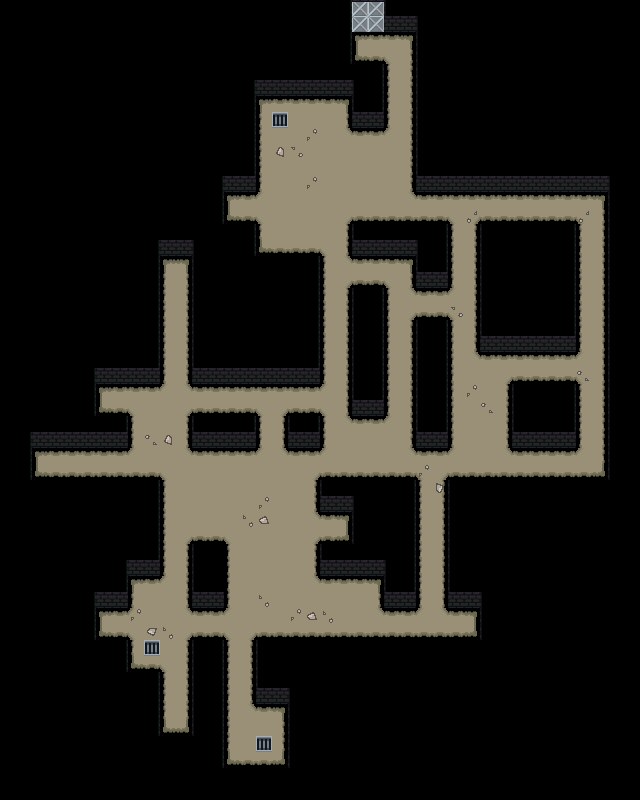

Tiled map render using the project's own tile images. Description and the map definition, with tile-layer contents summarised, below:
An orthogonal 40x50 tile map with 16x16 px tiles, 2 tile layers (main, over), 1 hidden layer not drawn, 2 tilesets and 46 objects.

<map version="1.10" tiledversion="1.10.2" orientation="orthogonal" renderorder="right-down" width="40" height="50" tilewidth="16" tileheight="16" infinite="0" nextlayerid="8" nextobjectid="51">
 <properties>
  <property name="bullets" type="int" value="8" />
  <property name="guard_fishes" type="int" value="4" />
  <property name="normal_fishes" type="int" value="13" />
  <property name="player_start_pos" value="[22,2]" />
 </properties>
 <tileset firstgid="1" source="map.tsx" />
 <tileset firstgid="229" source="collision.tsx" />
 <layer id="2" name="main" width="40" height="50">
  <data>[2000 cells, 879 non-empty, 18 distinct tile ids]</data>
 </layer>
 <layer id="6" name="over" width="40" height="50">
  <data>[2000 cells, 27 non-empty, 3 distinct tile ids]</data>
 </layer>
 <objectgroup id="4" name="guard_walk_positions">
  <object id="1" x="280.25" y="139.25">
   <point />
  </object>
  <object id="2" x="327.5" y="214.5">
   <point />
  </object>
  <object id="3" x="472" y="411.667">
   <point />
  </object>
  <object id="4" x="426.333" y="618.667">
   <point />
  </object>
  <object id="5" x="187" y="486.5">
   <point />
  </object>
  <object id="6" x="265.333" y="536">
   <point />
  </object>
  <object id="7" x="295.333" y="599.667">
   <point />
  </object>
  <object id="8" x="587" y="214.5">
   <point />
  </object>
  <object id="9" x="264.333" y="745.667">
   <point />
  </object>
  <object id="10" x="588.25" y="457">
   <point />
  </object>
  <object id="11" x="597.5" y="376">
   <point />
  </object>
  <object id="12" x="247.333" y="571.667">
   <point />
  </object>
  <object id="13" x="296.667" y="504.333">
   <point />
  </object>
  <object id="14" x="218" y="519.667">
   <point />
  </object>
 </objectgroup>
 <objectgroup id="5" name="walk_positions">
  <object id="16" x="330.667" y="120.333">
   <point />
  </object>
  <object id="17" x="266.333" y="212.333">
   <point />
  </object>
  <object id="18" x="596" y="237">
   <point />
  </object>
  <object id="19" x="425.333" y="308.667">
   <point />
  </object>
  <object id="20" x="407" y="281.333">
   <point />
  </object>
  <object id="21" x="328.75" y="402">
   <point />
  </object>
  <object id="22" x="394.25" y="456.75">
   <point />
  </object>
  <object id="23" x="171.333" y="282">
   <point />
  </object>
  <object id="24" x="137" y="409">
   <point />
  </object>
  <object id="25" x="55.5" y="465.75">
   <point />
  </object>
  <object id="26" x="172" y="714.5">
   <point />
  </object>
  <object id="27" x="235.5" y="740.75">
   <point />
  </object>
  <object id="28" x="137.75" y="618.5">
   <point />
  </object>
  <object id="29" x="361" y="598.333">
   <point />
  </object>
  <object id="30" x="267.091" y="437.455">
   <point />
  </object>
  <object id="31" x="583.75" y="459.75">
   <point />
  </object>
  <object id="32" x="460" y="218">
   <point />
  </object>
  <object id="33" x="341.667" y="277.667">
   <point />
  </object>
  <object id="34" x="439" y="620">
   <point />
  </object>
  <object id="35" x="249.333" y="502.667">
   <point />
  </object>
  <object id="36" x="278.333" y="567.667">
   <point />
  </object>
  <object id="37" x="200" y="488.667">
   <point />
  </object>
  <object id="38" x="298.667" y="521">
   <point />
  </object>
  <object id="40" x="281" y="603">
   <point />
  </object>
  <object id="41" x="485.667" y="405">
   <point />
  </object>
  <object id="42" x="361.333" y="168.333">
   <point />
  </object>
  <object id="43" x="296" y="169.333">
   <point />
  </object>
  <object id="45" x="312" y="233">
   <point />
  </object>
  <object id="47" x="589.75" y="328.75">
   <point />
  </object>
  <object id="48" x="183" y="520.333">
   <point />
  </object>
  <object id="49" x="169" y="620">
   <point />
  </object>
  <object id="50" x="243" y="681">
   <point />
  </object>
 </objectgroup>
 <layer id="3" name="collision" width="40" height="50" visible="0">
  <data>[2000 cells, 2000 non-empty, 2 distinct tile ids]</data>
 </layer>
</map>
